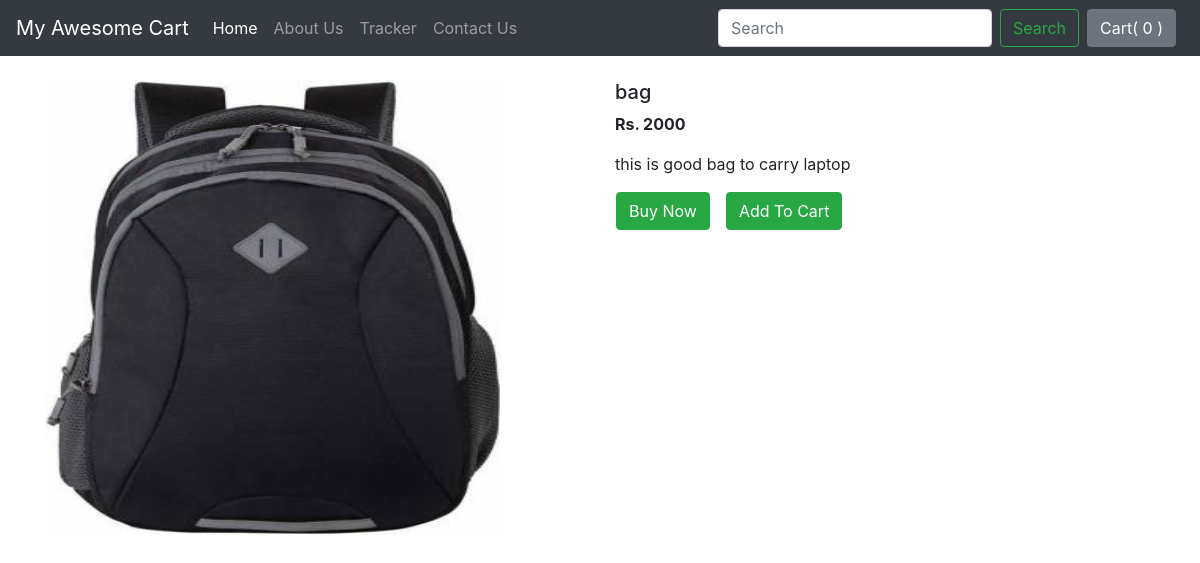
Page /shop/products/5 on the committed database.
### shop/models.py (models this page shows, shortened)
class Product(models.Model):
    product_id = models.AutoField
    product_name = models.CharField(max_length=50)
    category = models.CharField(max_length=50,default="")
    sub_category = models.CharField(max_length=50,default="")
    price = models.IntegerField(default=0)
    desc = models.CharField(max_length=300)
    pub_date = models.DateField()
    image = models.ImageField(upload_to="shop/images",default="")

### shop/views.py (the view)
# urls.py: path('products/<int:myid>',views.productView,name="productView"),
def productView(request, myid):
    product = Product.objects.filter(id=myid)
    return render(request, 'shop/prodView.html', {'product': product[0]})

### shop/templates/shop/prodView.html (shortened to what this page needs)
{% extends 'shop/basic.html' %}
{% block body %}
<div class="container my-4">
    <div class="row">
        <div class="col-md-6">
            <img src="/media/{{product.image}}" alt="" width="455px" height="455px">
        </div>
        <div class="col-md-6">
            <h5>{{product.product_name}}</h5>
            <p><b>Rs. {{product.price}}</b></p>
            <p>{{product.desc}}</p>
            <div class="row ">
                <button class="btn btn-success mx-3 ">Buy Now</button>
                <button class="btn btn-success">Add To Cart</button>
            </div>
        </div>
    </div>
</div>
{% endblock %}

### rows in the picture
Product: image (picture), product_name "bag", price "2000", desc "this is good bag to carry laptop"
